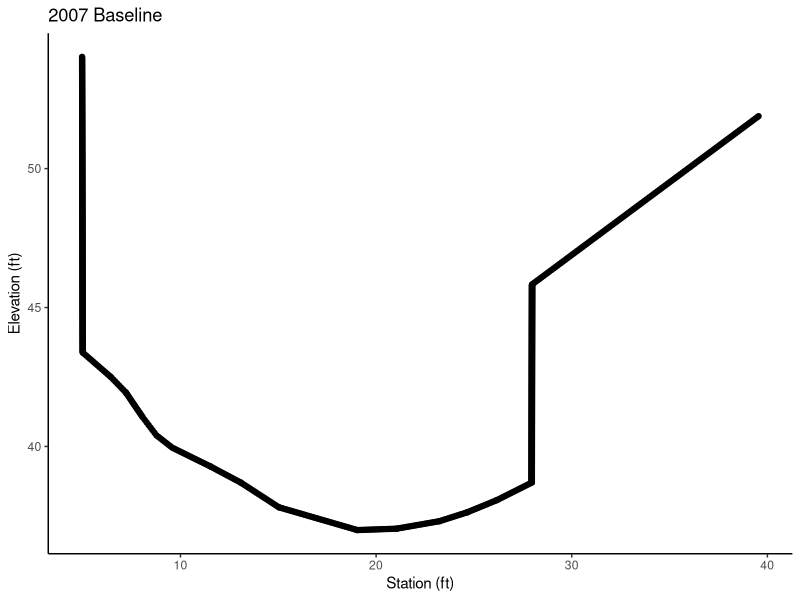
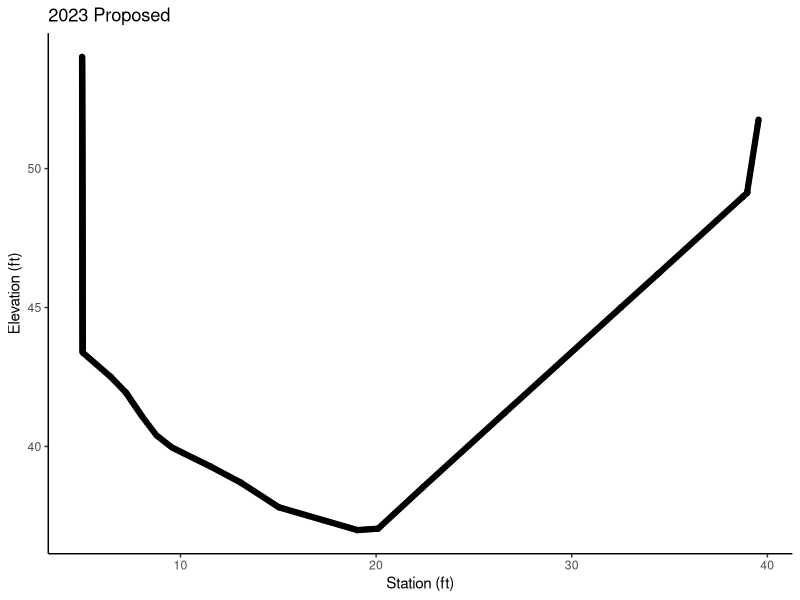
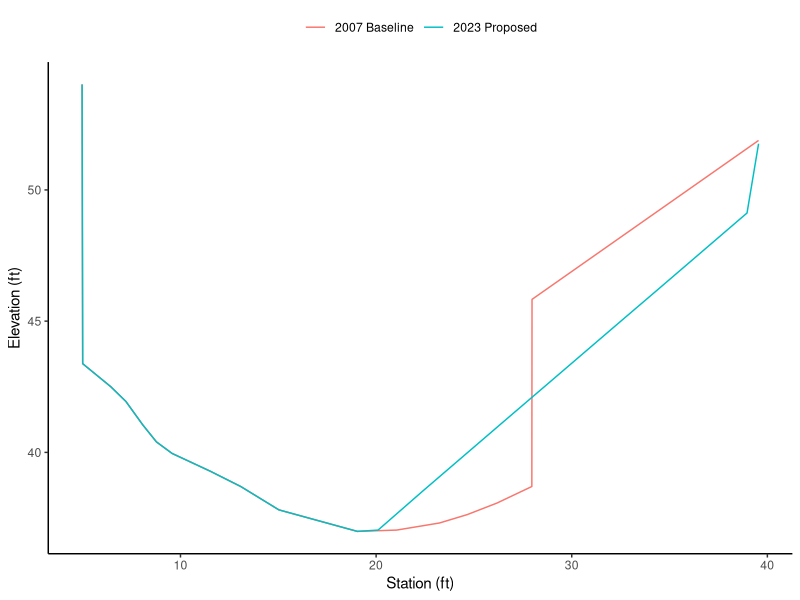
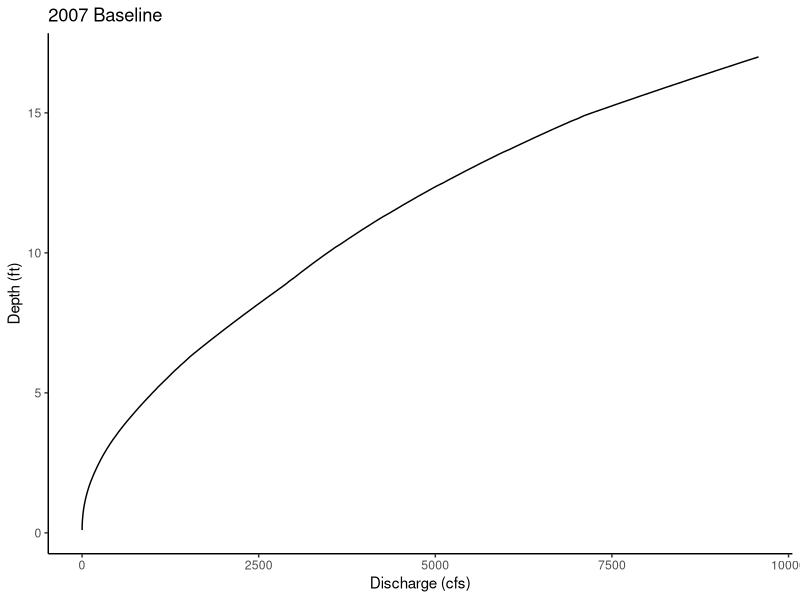
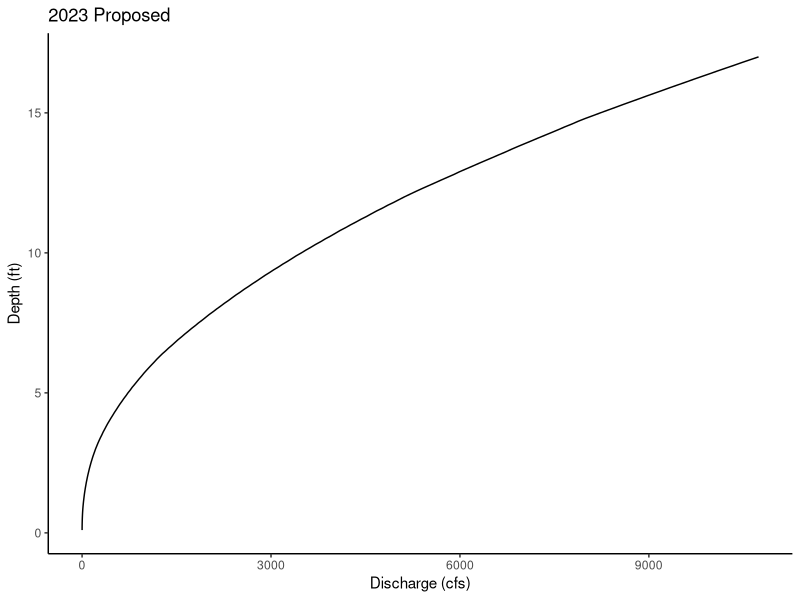
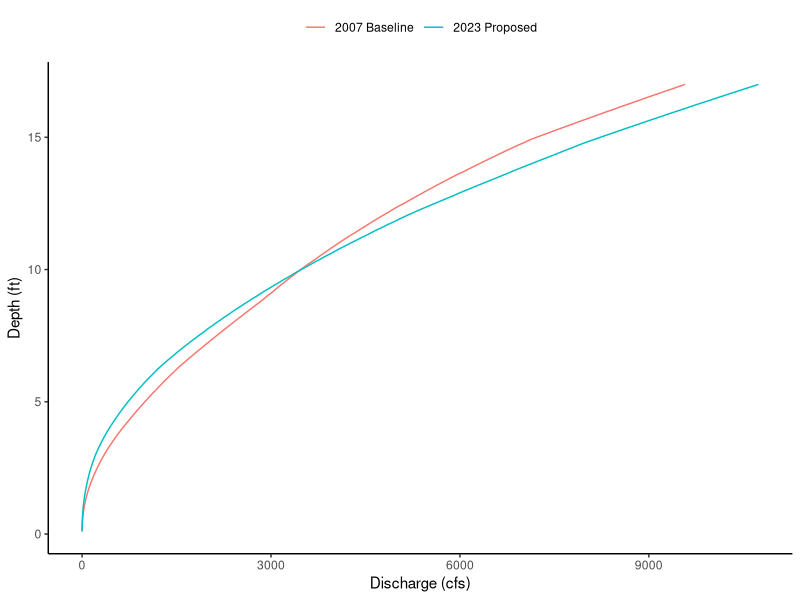
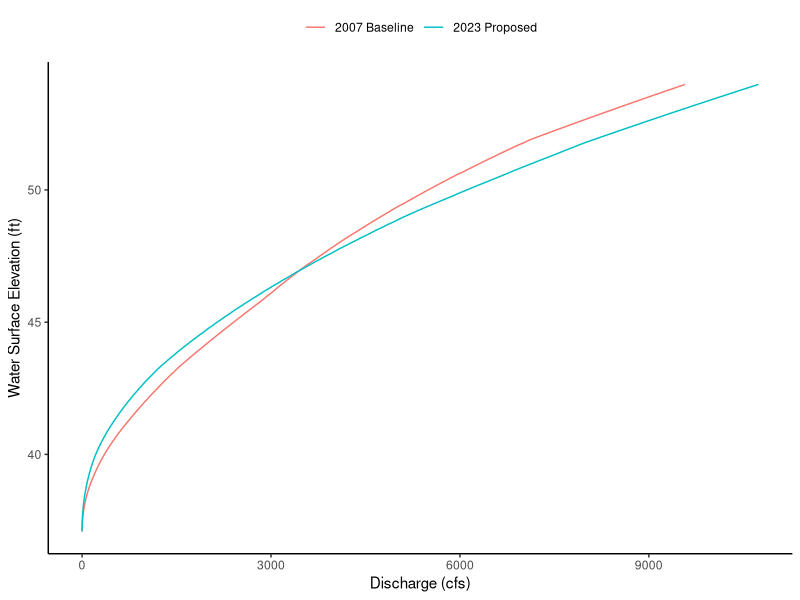
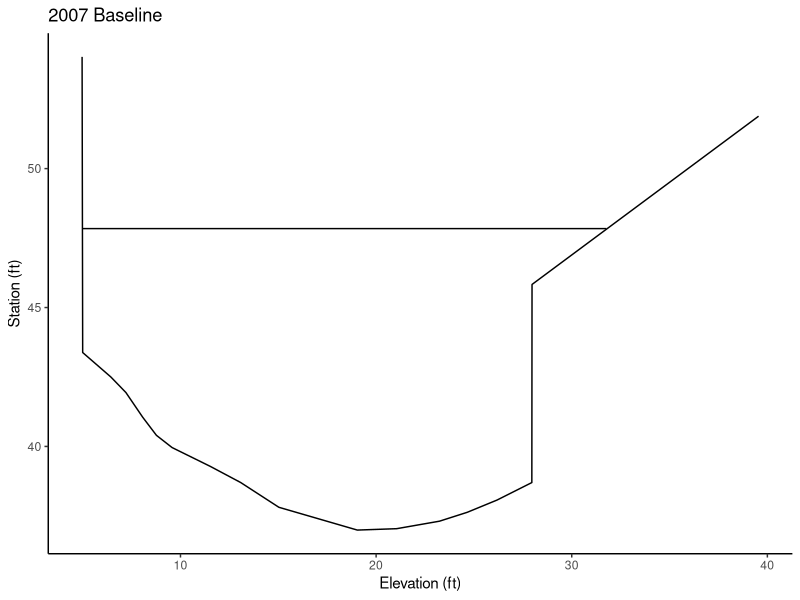

Here is the R script that generated these plots, in order:
## ---- chunk 1
library(tidyverse)
ggplot2::theme_set(theme_classic())
## ---- chunk 2
prep_xs <- function(data, sta, elev, delta_x=0.1) {
  result <- data %>%
    arrange({{sta}}) %>%
    mutate(sta = {{sta}}) %>%
    complete(sta = seq(from = min({{sta}}), to = max({{sta}}), by = delta_x)) %>%
    mutate(gse = zoo::na.approx({{elev}}, x = sta)) %>% 
    select(c(sta, gse))
  
  # further densify in the vertical direction
  d <- result %>% 
      arrange(-sta) %>%
      mutate(delta_x = abs(lag(sta, 1) - sta),
             delta_z = abs(lag(gse, 1) - gse),
             multiplier = replace_na(ceiling(delta_z/delta_x),1)) %>% 
      arrange(sta)
  idx <- rep(1:nrow(d), d$multiplier)
  return(
    d[idx,] %>% 
    mutate(gse = case_when(duplicated(sta) ~ NA, TRUE ~ gse),
           sta = case_when(duplicated(sta) ~ NA, TRUE ~ sta)) %>%
    mutate(gse = zoo::na.approx(gse, na.rm = FALSE),
           sta = zoo::na.approx(sta, na.rm = FALSE)) %>%
    select(sta, gse) %>% drop_na() 
  )
  
}

## ---- chunk 3
xs_2007 <- read_csv("data/xs_2007.csv") %>%
  prep_xs(sta = station_ft, elev = elevation_ft) 

xs_2007 %>% ggplot(aes(y = gse, x = sta)) + geom_point() + 
  ylab("Elevation (ft)") + xlab("Station (ft)") + ggtitle("2007 Baseline")
## ---- chunk 4
xs_2023 <- read_csv("data/xs_2023_simplified.csv") %>%
  prep_xs(sta = station_ft, elev = elevation_ft) 

xs_2023 %>% ggplot(aes(y = gse, x = sta)) + geom_point() + 
  ylab("Elevation (ft)") + xlab("Station (ft)") + ggtitle("2023 Proposed")
## ---- chunk 5
ggplot() + 
  geom_line(data = xs_2007, aes(x = sta, y = gse, color = "2007 Baseline")) +
  geom_line(data = xs_2023, aes(x = sta, y = gse, color = "2023 Proposed")) +
  ylab("Elevation (ft)") + xlab("Station (ft)") + theme(legend.position="top", legend.title=element_blank())
## ---- chunk 6

model_slope <- (38.6-38.0) / 28.65

model_roughness <- 0.035 # n

print(c("model_slope" = model_slope, "model_roughness" = model_roughness))
## ---- chunk 7
calc_xs <- function(data, water_elev) {
  data %>% 
    arrange(sta) %>%
    mutate(wse = case_when(water_elev > gse ~ water_elev),
           delta_x = abs(lag(sta, 1) - sta),
           delta_z = abs(lag(gse, 1) - gse),
           depth = wse - gse, 
           hyp_length = sqrt(delta_x^2 + delta_z^2)
    ) %>%
    filter(!is.na(wse)) %>% 
    summarize(thalweg_elevation = min(gse),
              water_surface_elevation = water_elev,
              max_depth = water_surface_elevation - thalweg_elevation,
              cross_sectional_area = sum(delta_x * depth),
              wetted_perimeter = sum(hyp_length),
    ) %>% 
    as.list() %>% 
    list_flatten()
}

calculate_rating_curve <- function(data, slope, mannings_n, delta_y=0.1) {
  depth_vs_wse <- seq(from=min(data$gse)+delta_y, to=max(data$gse), by=delta_y) %>% 
    as_tibble() %>%
    mutate(result = map(value, function(x){calc_xs(data = data, water_elev = x)})) %>% 
    unnest_wider(col = result) %>%
    drop_na() %>%
    mutate(discharge_cfs = 1.486 * cross_sectional_area * 
             (cross_sectional_area / wetted_perimeter)^(2/3) * slope^(1/2) * mannings_n^(-1),
           velocity_ft_s = discharge_cfs / cross_sectional_area) %>%
    arrange(discharge_cfs)
}
## ---- chunk 8
depth_vs_discharge_2007 <- xs_2007 %>% 
  calculate_rating_curve(slope = model_slope,
                         mannings_n = model_roughness)
depth_vs_discharge_2007 %>% 
  ggplot(aes(y = max_depth, x = discharge_cfs)) + 
  geom_line() + ylab("Depth (ft)") + xlab("Discharge (cfs)") + ggtitle("2007 Baseline")
## ---- chunk 9
depth_vs_discharge_2023 <- xs_2023 %>% 
  calculate_rating_curve(slope = model_slope,
                         mannings_n = model_roughness)
depth_vs_discharge_2023 %>% 
  ggplot(aes(y = max_depth, x = discharge_cfs)) + 
  geom_line() + ylab("Depth (ft)") + xlab("Discharge (cfs)") + ggtitle("2023 Proposed") 
## ---- chunk 10
ggplot() +
  geom_line(data = depth_vs_discharge_2007, aes(y = max_depth, x = discharge_cfs, color = "2007 Baseline")) +
  geom_line(data = depth_vs_discharge_2023, aes(y = max_depth, x = discharge_cfs, color = "2023 Proposed")) + 
  ylab("Depth (ft)") + xlab("Discharge (cfs)") + theme(legend.position="top", legend.title=element_blank())
## ---- chunk 11
ggplot() +
  geom_line(data = depth_vs_discharge_2007, aes(y = water_surface_elevation, x = discharge_cfs, color = "2007 Baseline")) +
  geom_line(data = depth_vs_discharge_2023, aes(y = water_surface_elevation, x = discharge_cfs, color = "2023 Proposed")) + 
  ylab("Water Surface Elevation (ft)") + xlab("Discharge (cfs)") + theme(legend.position="top", legend.title=element_blank())
## ---- chunk 12
model_discharge <- 3980 # cfs
## ---- chunk 13
interpolate_rating_curve <- function(data, discharge) {
  data %>%
    bind_rows(tribble(~selected_water_level, ~discharge_cfs, TRUE, discharge)) %>%
    arrange(discharge_cfs) %>%
    mutate(output_wse = zoo::na.approx(water_surface_elevation)) %>%
    filter(selected_water_level) %>% 
    pull(output_wse)
}
## ---- chunk 14
wse_2007 <- depth_vs_discharge_2007 %>% interpolate_rating_curve(model_discharge)
print(c("wse 2007" = wse_2007))
## ---- chunk 15
wse_2023 <- depth_vs_discharge_2023 %>% interpolate_rating_curve(model_discharge)
print(c("wse 2023" = wse_2023))
## ---- chunk 16
xs_2007 %>% calc_xs(wse_2007)
## ---- chunk 17
xs_2023 %>% calc_xs(wse_2023)
## ---- chunk 18
xs_2007 %>% arrange(sta) %>%
      mutate(wse = case_when(wse_2007 > gse ~ wse_2007)) %>%
      ggplot(aes(x = sta)) + 
      geom_line(aes(y = gse)) + 
      geom_line(aes(y = wse)) + 
      ylab("Station (ft)") + xlab("Elevation (ft)") + ggtitle("2007 Baseline")
## ---- chunk 19
xs_2023 %>% arrange(sta) %>%
      mutate(wse = case_when(wse_2023 > gse ~ wse_2023)) %>%
      ggplot(aes(x = sta)) + 
      geom_line(aes(y = gse)) + 
      geom_line(aes(y = wse)) + 
      ylab("Station (ft)") + xlab("Elevation (ft)") + ggtitle("2023 Proposed")
## ---- chunk 20
ggplot() + 
  geom_line(data = xs_2007, aes(x = sta, y = gse, color = "2007 Baseline", linetype = "Terrain")) +
  geom_line(data = xs_2023, aes(x = sta, y = gse, color = "2023 Proposed", linetype = "Terrain")) +
  geom_line(data = xs_2007, aes(x = sta, y = case_when(wse_2007 > gse ~ wse_2007), 
                                color = "2007 Baseline", linetype = "Water Surface")) + 
  geom_line(data = xs_2023, aes(x = sta, y = case_when(wse_2023 > gse ~ wse_2023), 
                                color = "2023 Proposed", linetype = "Water Surface")) + 
      ylab("Station (ft)") + xlab("Elevation (ft)") + theme(legend.position="top", legend.title=element_blank())
## ---- chunk 21

velocity_2007 <- model_discharge / calc_xs(xs_2007, wse_2007)$cross_sectional_area
print(velocity_2007)

## ---- chunk 22

velocity_2023 <- model_discharge / calc_xs(xs_2023, wse_2023)$cross_sectional_area
print(velocity_2023)
